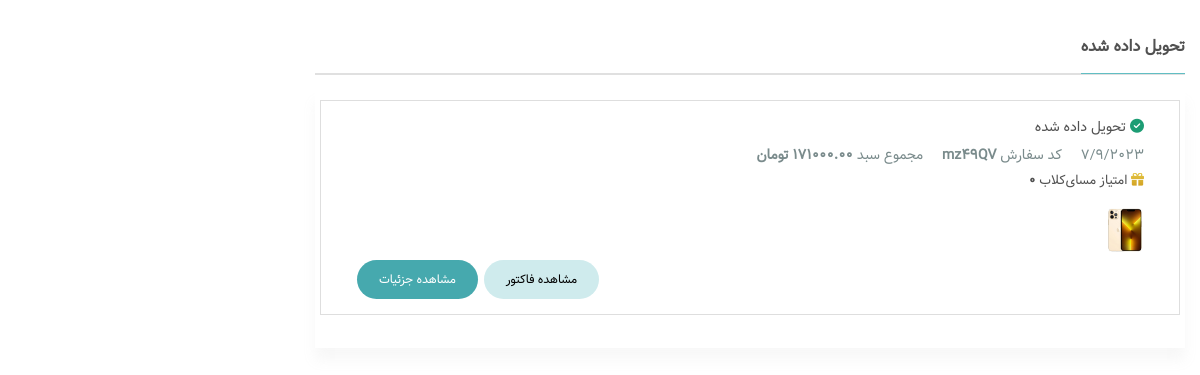
/accounts/delivered_order/ (signed in), run on the app's committed database.
### cart/models.py (models this page shows, shortened)
class Order(models.Model):
    ORDER_STATUS_CHOICES = (
        ('not_paid' , 'پرداخت نشده'),
        ('in_proccesing' , 'در حال پردازش انبار'),
        ('sended' , 'خروج از انبار'),
        ('delivered' , 'تحویل داده شد'),
        ('cancelled' , 'لغو شده'),
    )
    shopping_id = models.SlugField(unique=True, blank=True,null=True,db_index=True)
    profile = models.ForeignKey('account.Profile',on_delete=models.CASCADE)
    first_name = models.CharField(max_length=250,null=True,blank=True)
    last_name = models.CharField(max_length=250,null=True,blank=True)
    address = models.TextField(null=True,blank=True)
    phone_number = models.CharField(max_length=15,validators=[validate_phone_number],null=True,blank=True)
    zip_code = models.CharField(max_length=30,null=True)
    national_code = models.CharField(max_length=10,null=True)
    paid_amount = models.DecimalField(max_digits=8,decimal_places=2,blank=True,null=True)
    order_status = models.CharField(max_length=20,choices=ORDER_STATUS_CHOICES,default='not_paid')
    payment_date = models.DateTimeField(null=True,blank=True)

class OrderItem(models.Model):
    order = models.ForeignKey(Order,on_delete=models.CASCADE)
    product = models.ForeignKey('product.Product',on_delete=models.CASCADE)
    price = models.DecimalField(max_digits=8,decimal_places=2,blank=True,null=True)
    quantity = models.IntegerField()

### product/models.py (models this page shows, shortened)
class Product(models.Model):
    COLOR_PALETTE = [
        ("#FFFFFF", "white", ),
        ("#000000", "black", ),
        ("#0000ff", "blue", ),
        ("#ffd800", "yellow", ),
        ("#ff0000", "red", ),
    ]
    name = models.CharField(max_length=450,verbose_name='نام محصول')
    image = models.ImageField(verbose_name="عکس محصول")
    alt = models.CharField(max_length=100,verbose_name='توضیح عکس',null=True,blank=True,default='image')
    category = models.ForeignKey(Category,on_delete=models.PROTECT)
    brand = models.ForeignKey("home.Brand",on_delete=models.PROTECT)
    count = models.PositiveIntegerField()
    price = models.PositiveIntegerField()
    color = ColorField(samples=COLOR_PALETTE,null=True)
    discount = models.IntegerField(default=0,validators=[MaxValueValidator(100),MinValueValidator(0)],verbose_name='درصد تخفیف')
    sales_number = models.IntegerField(default=0)
    specification = models.JSONField(null=True)
    description = models.TextField()
    created_date = models.DateTimeField(auto_now_add=True)
    updated_date = models.DateTimeField(auto_now=True,null=True)
    is_special = models.BooleanField(default=False)
    is_show = models.BooleanField(default=True)

### account/views.py (the view)
# urls.py: path('delivered_order/',views.delivered_order_view,name="delivered_order"),
@login_required
def delivered_order_view(request):
    profile = Profile.objects.get(user=request.user)
    orders = Order.objects.filter(profile=profile,order_status='delivered')
    context = {
        'orders' : orders ,
    }
    return render(request,'profile/order-delivered.html',context)

### templates/profile/order-delivered.html (shortened to what this page needs)
﻿{% extends 'base.html' %}
{% load static %}
{% load render_partial %}
{% block body %}
<main class="order-delivered default space-top-30">
    <div class="container">
        <div class="row">
            <div class="col-xl-9 col-lg-8 col-md-12 order-2">
                <div class="row">
                    <div class="col-lg-12">
                        <header class="card-header">
                            <h3 class="card-title"><span>تحویل داده شده</span></h3>
                        </header>
                        <div class="content-section default">
                            <div class="row">
                                {% for order in orders %}
                                <div class="col-md-12 col-sm-12 order_delivered_sec">
                                    <div class="profile-recent-fav-row">
                                        <div class="col-12">
                                                <h4 class="profile-recent-fav-name">
                                                    <i class="fa fa-check-circle" aria-hidden="true"></i> تحویل داده شده
                                                </h4>
                                            <ul>
                                                <li>
                                                    {{order.payment_date.day}}/{{order.payment_date.month}}/{{order.payment_date.year}}
                                                </li>
                                                <li>
                                                    کد سفارش <b>{{order.shopping_id}}</b>
                                                </li>
                                                <li>
                                                    مجموع سبد <b>{{order.paid_amount}} تومان</b>
                                                </li>
                                            </ul>
                                            <h4 class="profile-recent-Club">
                                                <i class="fa fa-gift" aria-hidden="true"></i> امتیاز مسای‌کلاب <b>0</b>
                                            </h4>
                                        </div>
                                        <div class="col-12">
                                            <div class="row">
                                                {% for orderitem in order.orderitem_set.all %}
                                                <div class="col-4 col-lg-1 col-md-1">
                                                    <img src="{{orderitem.product.image.url}}">
                                                </div>
                                                {% endfor %}
                                            </div>
                                        </div>
                                        <div class="col-12 text-left">
                                            <a class="btn btn-second-masai">مشاهده فاکتور</a>
                                            <a class="btn btn-main-masai">مشاهده جزئیات</a>
                                        </div>
                                    </div>
                                </div>
                                {% endfor %}
                            </div>
                        </div>
                    </div>
                </div>
            </div>
        </div>
    </div>
</main>
{% endblock body %}

### data on the page
Order: payment_date.day "7", payment_date.month "9", payment_date.year "2023", shopping_id "mz49QV", paid_amount "171000.00"
OrderItem: product.image (picture)
